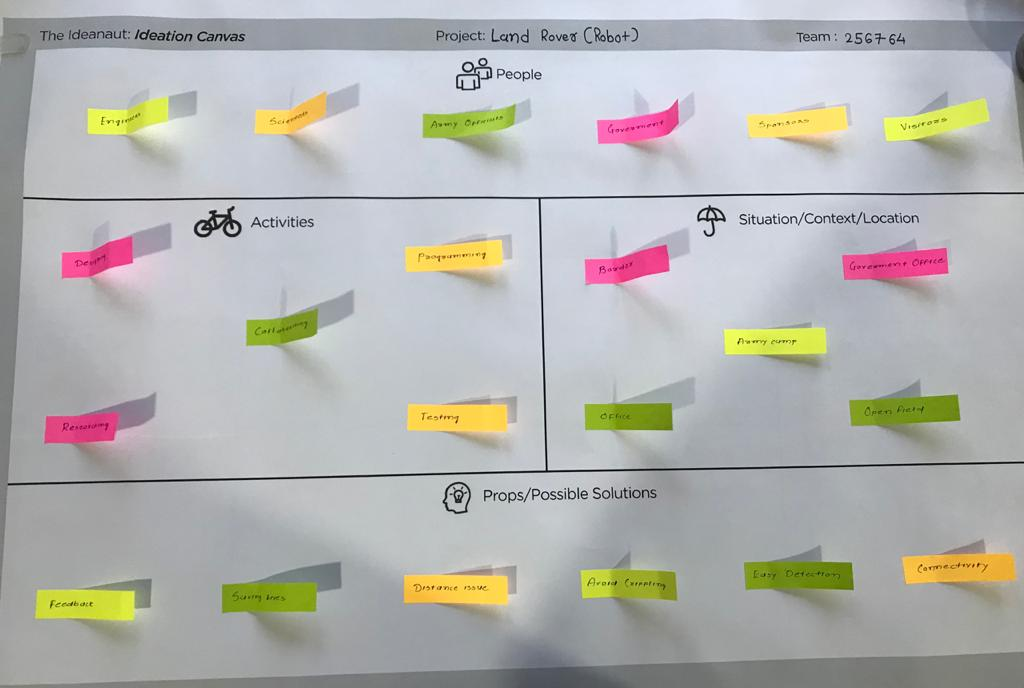
#> input picture imagetest/ideation.jpeg, 1024 x 688 px
$ python resizedimage.py
#> lines starting #> are read from the running program, lines starting #| are printed output that depends on the picture
from PIL import Image

itsimage = Image.open("ideation.jpeg")
#> itsimage is the input picture: PIL image 1024x688 RGB; mean R, G, B 179.6, 179.6, 177

width, height = itsimage.size
#> width = 1024; height = 688
weirdimage = itsimage.resize((width, height + 300))
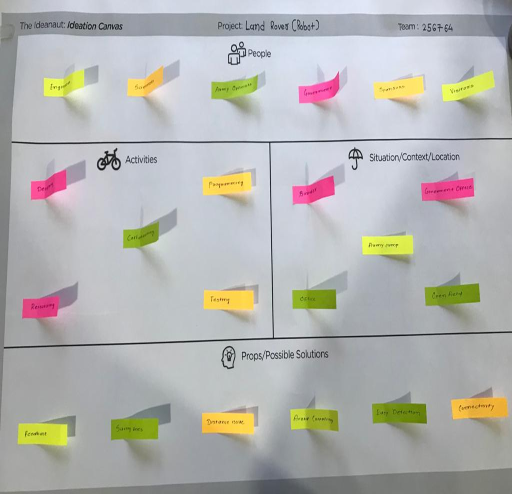
#> weirdimage: PIL image 1024x988 RGB (shown at 1/2 size); mean R, G, B 179.6, 179.6, 177
weirdimage.save("weird.jpeg")

itsimage.rotate(25).save("rotated25.jpeg")
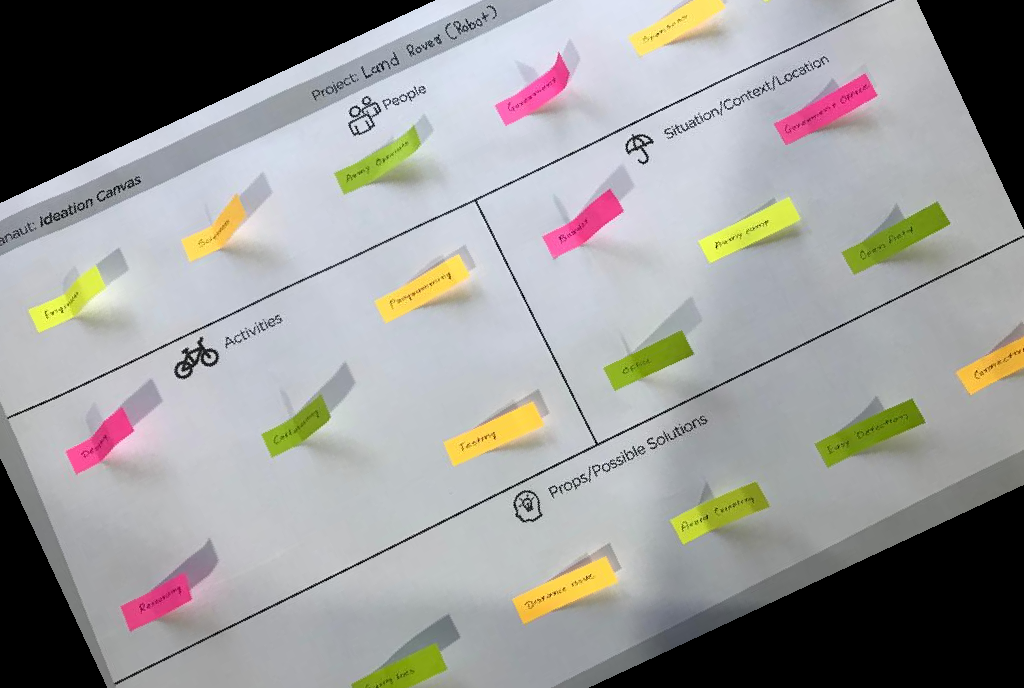
#> saved as rotated25.jpeg: PIL image 1024x688 RGB; mean R, G, B 152.4, 152, 150.6
itsimage.rotate(25, expand=True).save("rotated25_expanded.jpeg")
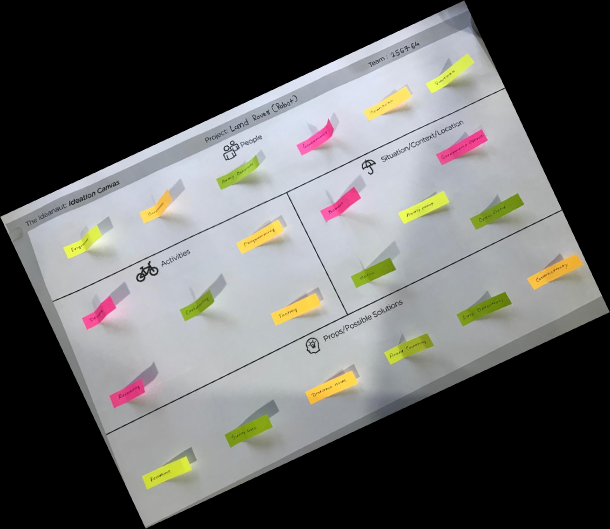
#> saved as rotated25_expanded.jpeg: PIL image 1220x1058 RGB (shown at 1/2 size); mean R, G, B 98, 98, 96.6

itsimage.transpose(Image.FLIP_LEFT_RIGHT).save("horizontal_flip.jpeg")
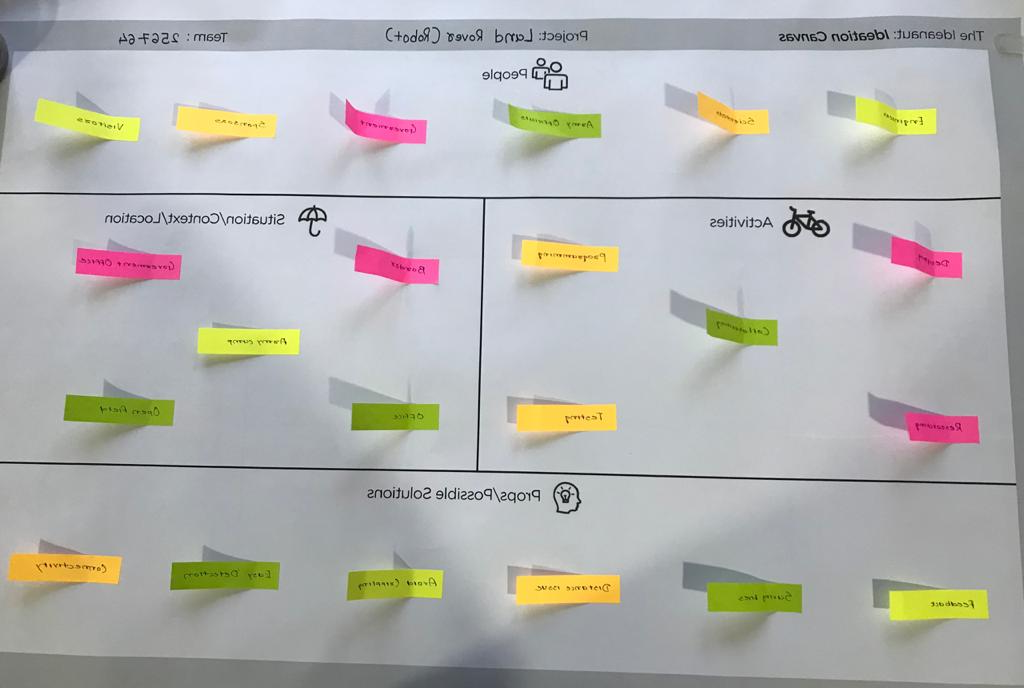
#> saved as horizontal_flip.jpeg: PIL image 1024x688 RGB; mean R, G, B 179.6, 179.6, 177
itsimage.transpose(Image.FLIP_TOP_BOTTOM).save("vertical_flip.jpeg")
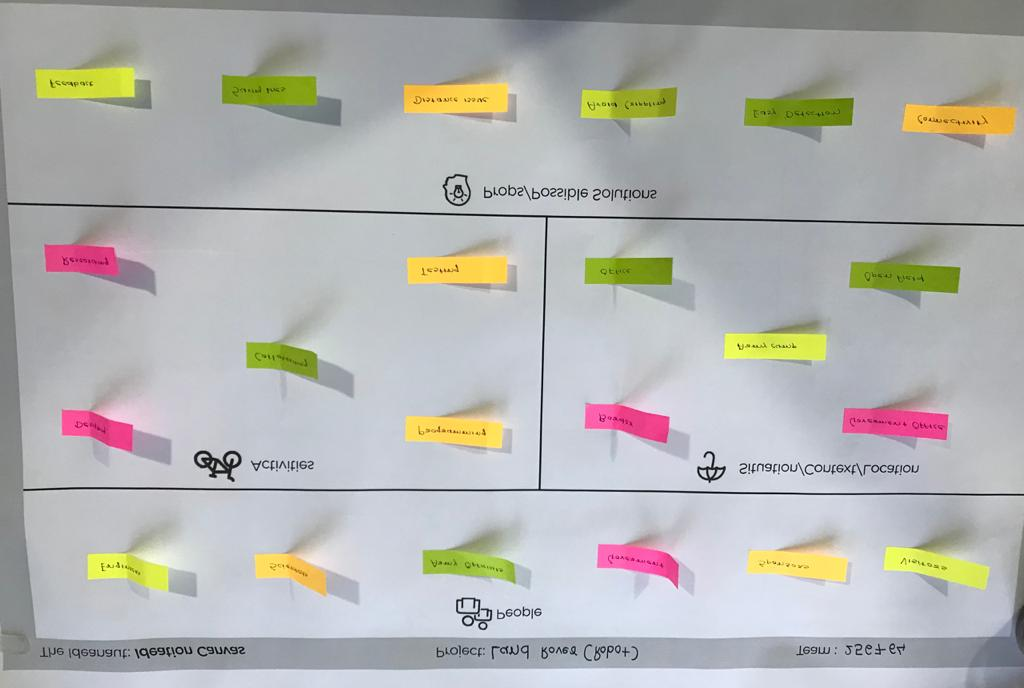
#> saved as vertical_flip.jpeg: PIL image 1024x688 RGB; mean R, G, B 179.6, 179.6, 177

$ run again, with imagetest/image.jpeg copied over imagetest/ideation.jpeg
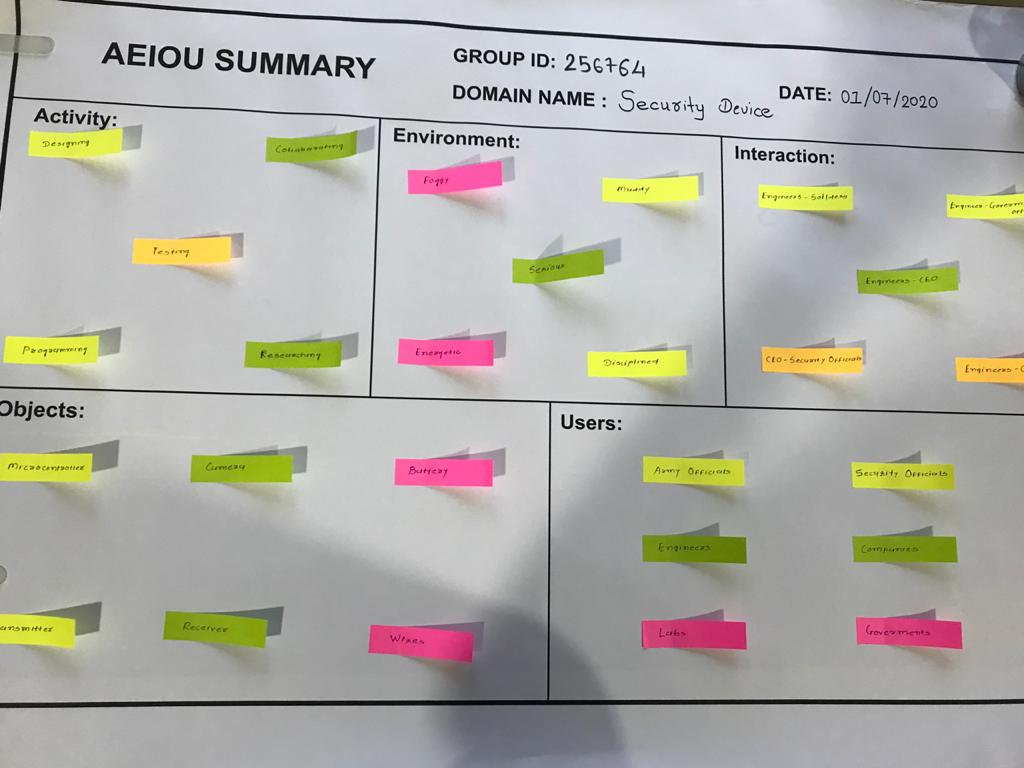
#> input picture imagetest/image.jpeg, 1024 x 768 px
#> itsimage is the input picture: PIL image 1024x768 RGB; mean R, G, B 176.8, 174.8, 168
#> `itsimage.transpose(Image.FLIP_LEFT_RIGHT).save("horizontal_flip.jpeg")`:
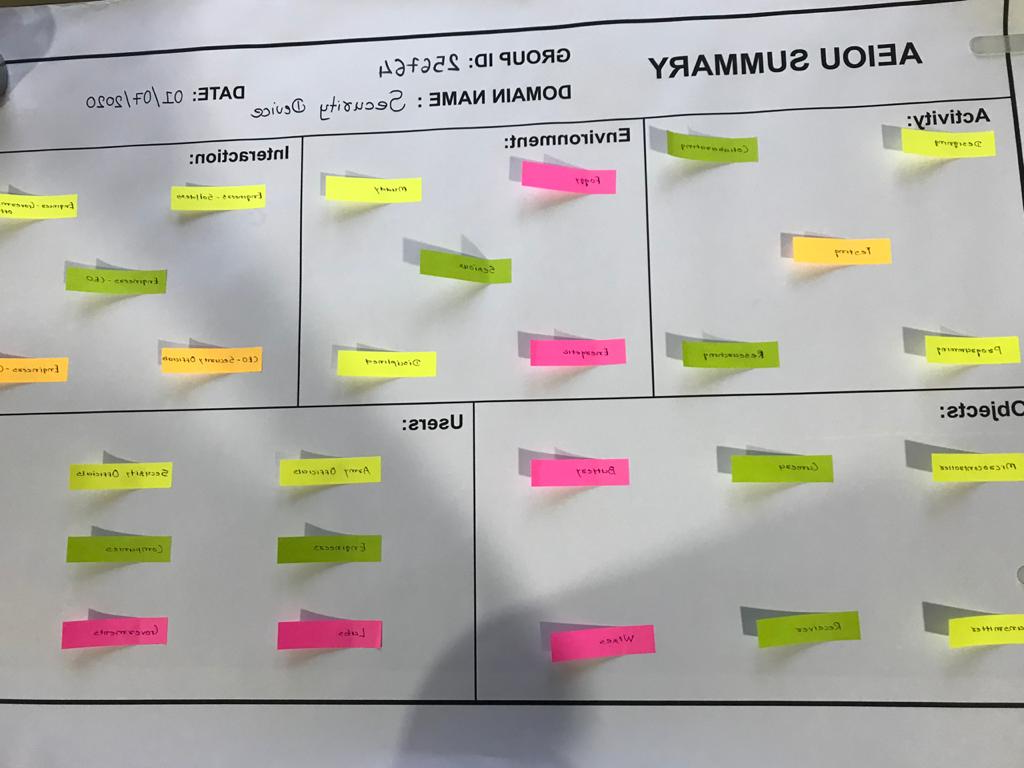
#> saved as horizontal_flip.jpeg: PIL image 1024x768 RGB; mean R, G, B 176.8, 174.8, 168
#> `itsimage.transpose(Image.FLIP_TOP_BOTTOM).save("vertical_flip.jpeg")`:
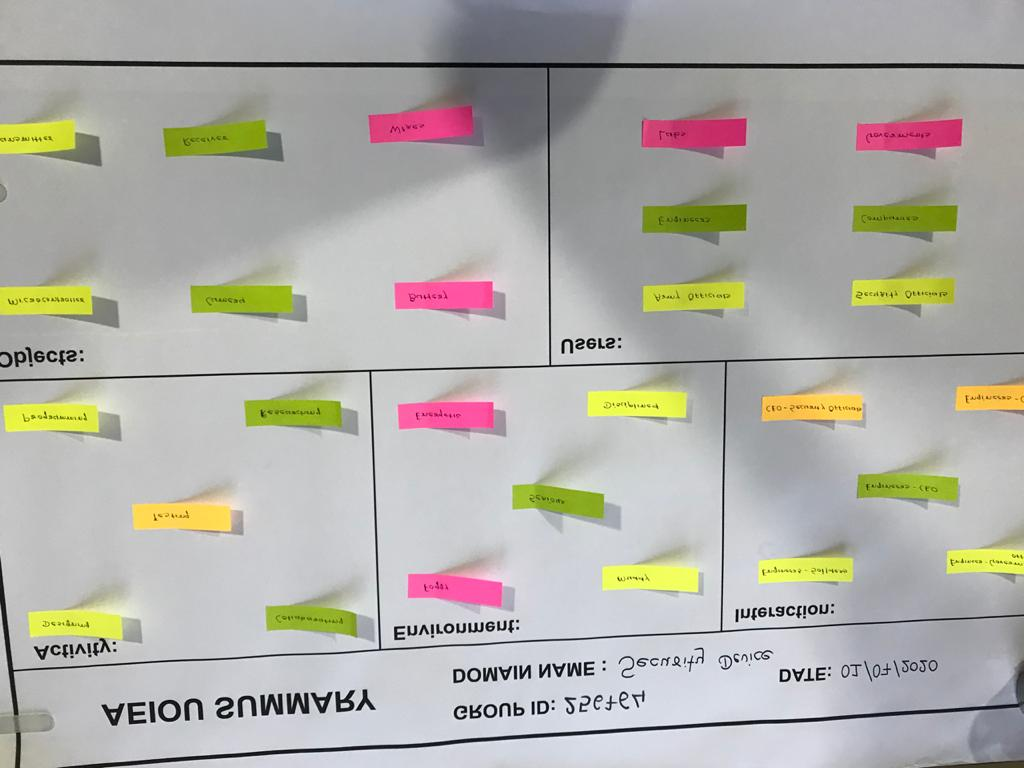
#> saved as vertical_flip.jpeg: PIL image 1024x768 RGB; mean R, G, B 176.8, 174.8, 168
